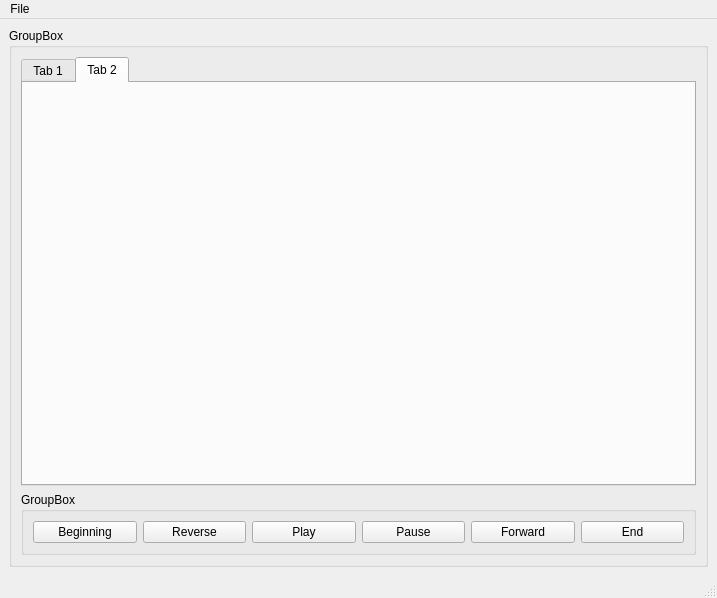
<?xml version="1.0" encoding="UTF-8"?>
<ui version="4.0">
 <class>MainWindow</class>
 <widget class="QMainWindow" name="MainWindow">
  <property name="geometry">
   <rect>
    <x>0</x>
    <y>0</y>
    <width>717</width>
    <height>598</height>
   </rect>
  </property>
  <property name="windowTitle">
   <string>Awesome annotating tool</string>
  </property>
  <property name="styleSheet">
   <string notr="true">font: 8pt &quot;Arial Black&quot;;</string>
  </property>
  <widget class="QWidget" name="centralwidget">
   <layout class="QGridLayout" name="gridLayout">
    <item row="0" column="0">
     <widget class="QGroupBox" name="groupBox">
      <property name="title">
       <string>GroupBox</string>
      </property>
      <layout class="QGridLayout" name="gridLayout_2">
       <item row="1" column="1">
        <widget class="QGroupBox" name="groupBox_2">
         <property name="title">
          <string>GroupBox</string>
         </property>
         <layout class="QHBoxLayout" name="horizontalLayout">
          <item>
           <widget class="QPushButton" name="BeginningButton">
            <property name="toolTip">
             <string>hello</string>
            </property>
            <property name="text">
             <string>Beginning</string>
            </property>
            <property name="checkable">
             <bool>false</bool>
            </property>
            <property name="checked">
             <bool>false</bool>
            </property>
           </widget>
          </item>
          <item>
           <widget class="QPushButton" name="pushButton_4">
            <property name="text">
             <string>Reverse</string>
            </property>
           </widget>
          </item>
          <item>
           <widget class="QPushButton" name="pushButton_6">
            <property name="text">
             <string>Play</string>
            </property>
           </widget>
          </item>
          <item>
           <widget class="QPushButton" name="pushButton_5">
            <property name="text">
             <string>Pause</string>
            </property>
           </widget>
          </item>
          <item>
           <widget class="QPushButton" name="ForwardButton">
            <property name="text">
             <string>Forward</string>
            </property>
           </widget>
          </item>
          <item>
           <widget class="QPushButton" name="EndButton">
            <property name="text">
             <string>End</string>
            </property>
           </widget>
          </item>
         </layout>
        </widget>
       </item>
       <item row="0" column="1">
        <widget class="QTabWidget" name="tabWidget">
         <property name="currentIndex">
          <number>1</number>
         </property>
         <widget class="QWidget" name="tab">
          <attribute name="title">
           <string>Tab 1</string>
          </attribute>
         </widget>
         <widget class="QWidget" name="tab_2">
          <attribute name="title">
           <string>Tab 2</string>
          </attribute>
         </widget>
        </widget>
       </item>
      </layout>
     </widget>
    </item>
   </layout>
  </widget>
  <widget class="QMenuBar" name="menubar">
   <property name="geometry">
    <rect>
     <x>0</x>
     <y>0</y>
     <width>717</width>
     <height>19</height>
    </rect>
   </property>
   <widget class="QMenu" name="menuFile">
    <property name="toolTip">
     <string extracomment="hello"/>
    </property>
    <property name="title">
     <string>File</string>
    </property>
   </widget>
   <addaction name="menuFile"/>
  </widget>
  <widget class="QStatusBar" name="statusbar">
   <property name="styleSheet">
    <string notr="true">color: black;</string>
   </property>
  </widget>
 </widget>
 <resources/>
 <connections/>
</ui>
